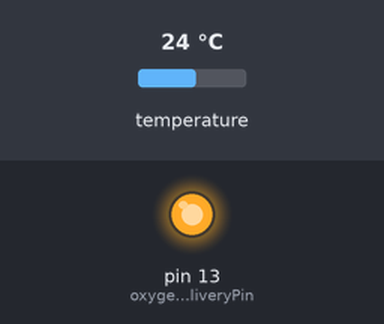
The sketch below on a simulated Arduino Uno, built with avr-gcc and run on an emulated ATmega328P. On the bench: output pins drawn as LEDs (lit = HIGH). The test bench sets the inputs (shaded band); at power-on: temperature 24 °C. What the sketch prints to the serial monitor is not drawn.

Above: at 0.1 s.
Timing chart, 0 to 1.6 s (numbered marks = the images above):
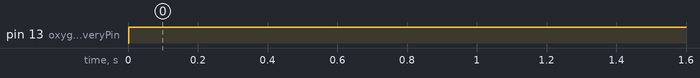

Measured:
- by itself, pin 13 (oxygenDeliveryPin): LOW → HIGH at 0.00 s

The sketch:

kissflow.ino
```cpp
#include <Wire.h>
#include <Adafruit_Sensor.h>
#include <Adafruit_BME280.h>

// Pin assignments
const int oxygenDeliveryPin = 13;

// Create an instance of the BME280 sensor
Adafruit_BME280 bme;

void setup() {
  // Initialize serial communication
  Serial.begin(9600);

  // Initialize the oxygen delivery pin
  pinMode(oxygenDeliveryPin, OUTPUT);

  // Initialize the BME280 sensor
  if (!bme.begin(0x76)) {
    Serial.println("Could not find a valid BME280 sensor, check wiring!");
    while (1);
  }
}

void loop() {
  // Measure oxygen level
  float oxygenLevel = measureOxygenLevel();

  // Deliver oxygen if necessary
  if (oxygenLevel < 95.0) {
    deliverOxygen();
  } else {
    stopOxygenDelivery();
  }

  // Display oxygen level
  displayOxygenLevel(oxygenLevel);

  // Wait for a second before measuring again
  delay(1000);
}

float measureOxygenLevel() {
  // Simulate measuring oxygen level using BME280 sensor
  return bme.readTemperature();
}

void deliverOxygen() {
  // Simulate delivering oxygen by turning on the delivery pin
  digitalWrite(oxygenDeliveryPin, HIGH);
}

void stopOxygenDelivery() {
  // Stop delivering oxygen by turning off the delivery pin
  digitalWrite(oxygenDeliveryPin, LOW);
}

void displayOxygenLevel(float level) {
  // Display oxygen level on the serial monitor
  Serial.print("Oxygen Level: ");
  Serial.print(level);
  Serial.println(" %");
}
```
